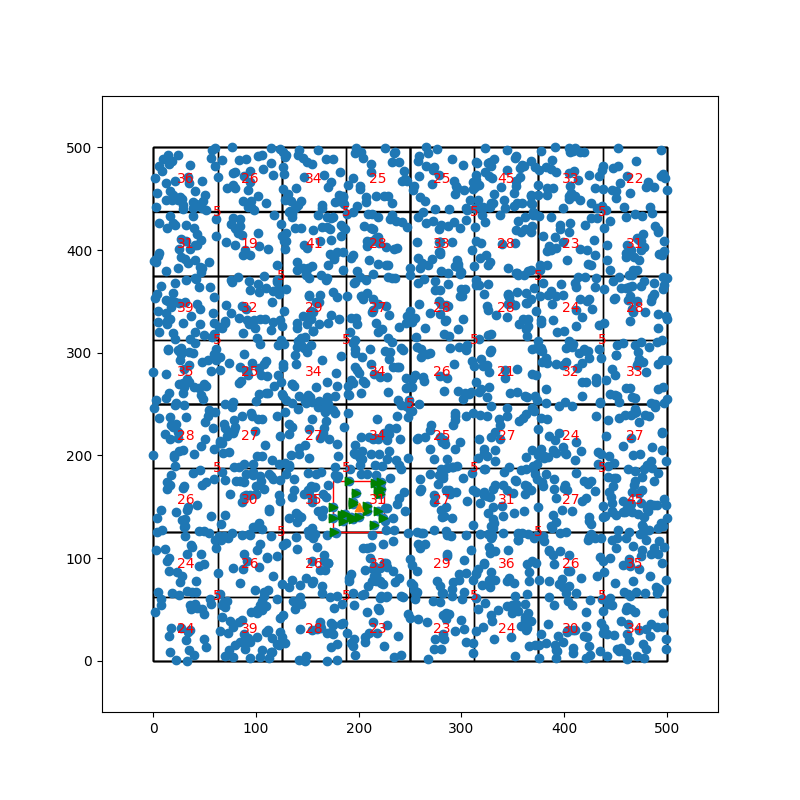

Write Python code to recreate this figure.
import matplotlib.pyplot as plt
import random

random.seed(1111)

class Point:
    def __init__(self, x, y):
        self.x = x
        self.y = y

class Rectangle:
    def __init__(self, x, y, width, height):
        self.x = x
        self.y = y
        self.width = width
        self.height = height


    def contains(self, point):
        if (self.x <= point.x <= self.x + self.width) and (self.y <= point.y <= self.y + self.height):
            return True
    
    def intersects(self, range):
        x_overlap = (self.x < range.x + range.width) and (self.x + self.width > range.x)
        y_overlap = (self.y < range.y + range.height) and (self.y + self.height > range.y)
        return x_overlap and y_overlap
    
    def center(self, point, width=50, height=50):
        x = point.x
        y = point.y
        return Rectangle(x-width/2, y-height/2, width, height)
     

class QuadTreeNode:
    def __init__(self, bounds, depth=0, max_depth=3):
        self.bounds = bounds  # (x, y, width, height)
        self.objects = []
        self.children = []
        self.depth = depth
        self.nw = None 
        self.ne = None 
        self.sw = None 
        self.se = None 
        self.max_depth = max_depth

    def insert(self, point):
        if len(self.objects) < 5 or self.depth >= self.max_depth:
            self.objects.append(point)
        else:
            if not self.children:
                self.split()

            for child in self.children:
                if self.contains(child.bounds, point):
                    child.insert(point)

    def query(self, range):
        points_in_range = []
        ## Automatically abort if the range does not intersect this quad
        if not range.intersects(self.bounds):
            return points_in_range
        ## Check objects at this quad level
        for point in self.objects:
            if range.contains(point):
                points_in_range.append(point)
        ## Terminate here, if there are no children
        if not self.children:
            return points_in_range
        ## Otherwise, add the points from the children
        for child in self.children:
            child_points = child.query(range)
            points_in_range.extend(child_points)

        return points_in_range

    def split(self):
        subwidth = self.bounds.width / 2
        subheight = self.bounds.height / 2
        x = self.bounds.x
        y = self.bounds.y

        self.sw = QuadTreeNode(Rectangle(x, y, subwidth, subheight), self.depth + 1, self.max_depth) ## sw
        self.se = QuadTreeNode(Rectangle(x + subwidth, y, subwidth, subheight), self.depth + 1, self.max_depth) ## se
        self.nw = QuadTreeNode(Rectangle(x, y + subheight, subwidth, subheight), self.depth + 1, self.max_depth) ## nw
        self.ne = QuadTreeNode(Rectangle(x + subwidth, y + subheight, subwidth, subheight), self.depth + 1, self.max_depth) ## ne
        self.children.extend([self.nw, self.ne, self.sw, self.se])

        for obj in self.objects:
            for child in self.children:
                if self.contains(child.bounds, obj):
                    child.insert(obj)
        
        self.objects = []

    def contains(self, bounds, point):
        x = bounds.x
        y = bounds.y
        width = bounds.width
        height = bounds.height
        return (x <= point.x < x + width) and (y <= point.y < y + height)

def visualize_quadtree(node, ax):
    width = node.bounds.width
    height = node.bounds.height
    x = node.bounds.x
    y = node.bounds.y
    ax.add_patch(plt.Rectangle((x, y), width, height, fill=False, color='black'))
    ax.text(x + width / 2, y + height / 2, str(len(node.objects)), ha='center', va='center', color='red')

    for child in node.children:
        visualize_quadtree(child, ax)

def main():
    plt.figure(figsize=(8, 8))
    ax = plt.gca()
    ax.set_xlim(-50, 550)
    ax.set_ylim(-50, 550)
    ax2 = plt.subplot()
    
    boundary = Rectangle(0,0,500,500)
    root = QuadTreeNode(boundary)
    
    points = [Point(random.randint(0, 500), random.randint(0, 500)) for _ in range(2000)]

    for point in points:
        root.insert(point)

    point = Point(200,150)
    rect = Rectangle(0,0,0,0)
    rect = rect.center(point=point)

    close = root.query(rect)
    print(len(close))
    inrange_x = [p.x for p in close]
    inrange_y = [p.y for p in close]


    visualize_quadtree(root, ax)
    ax.add_patch(plt.Rectangle((rect.x, rect.y), rect.width, rect.height, fill=False, color='red'))

    points_x = [point.x for point in points]
    points_y = [point.y for point in points]
    
    ax2.scatter(points_x, points_y)
    ax2.scatter(inrange_x, inrange_y, marker='>',c='green')
    ax2.scatter(point.x, point.y, marker='^',)
    plt.gca().set_aspect('equal', adjustable='box')

    plt.show()

if __name__ == "__main__":
    main()
